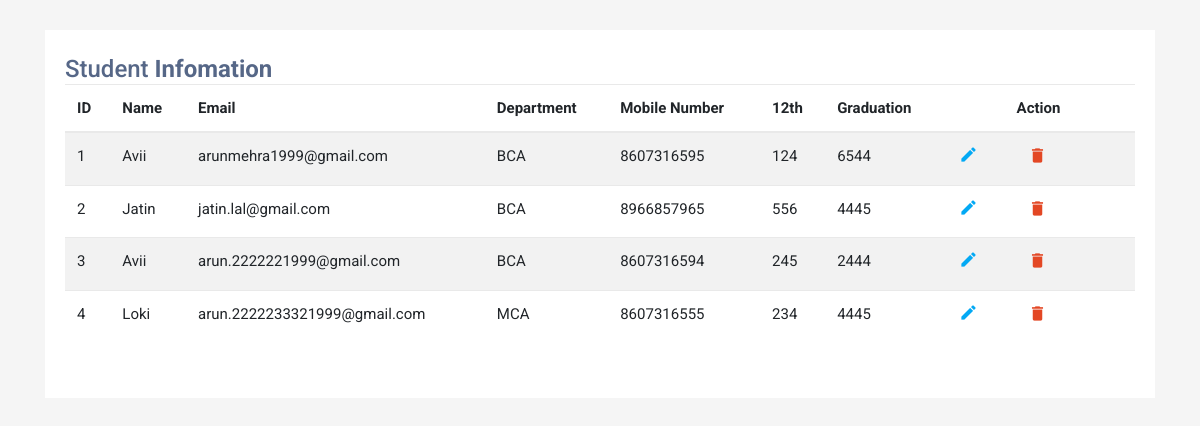
Page /view.php on the earlier database version.
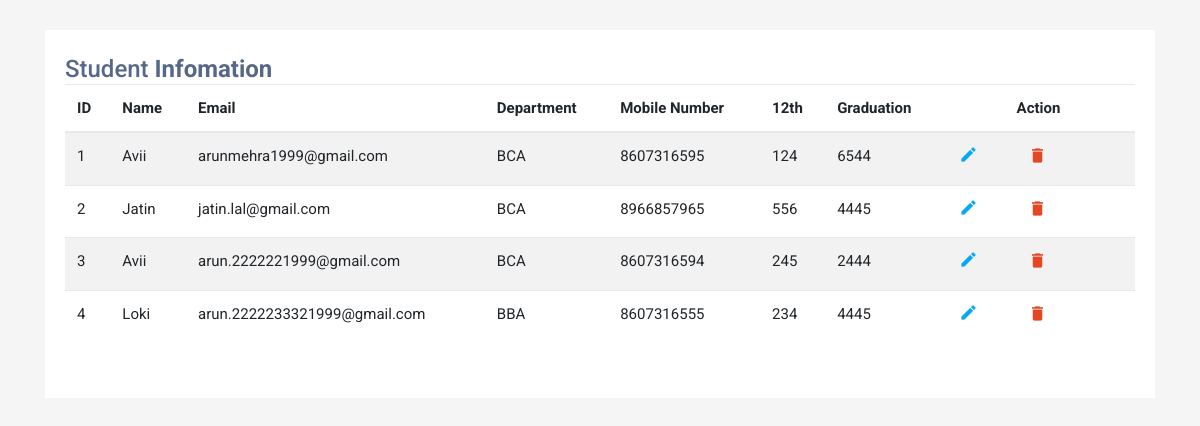
Same page on the later database version.
### tables this page shows
CREATE TABLE `users` (
  `id` mediumint(8) UNSIGNED NOT NULL,
  `name` varchar(100) NOT NULL,
  `department` varchar(100) NOT NULL,
  `phoneNumber` varchar(20) NOT NULL,
  `12th` smallint(5) UNSIGNED NOT NULL,
  `graduation` smallint(5) UNSIGNED NOT NULL,
  `email` varchar(100) NOT NULL,
  `password` varchar(30) NOT NULL,
  `type` varchar(30) NOT NULL DEFAULT 'student'
);

### view.php (the view, shortened to what this page needs)
<?php
$i = 1;
include './config/db_con.php';
$q = "SELECT * FROM users";
$result = $con->query($q);
?>
<!DOCTYPE html>
<html lang="en">
<head>
    <link rel="stylesheet" href="https://stackpath.bootstrapcdn.com/bootstrap/4.5.0/css/bootstrap.min.css">
    <link rel="stylesheet" href="https://maxcdn.bootstrapcdn.com/font-awesome/4.7.0/css/font-awesome.min.css">
    <link rel="stylesheet" href="table.css">
</head>
<body>
    <div class="container-xl">
        <div class="table-responsive">
            <div class="table-wrapper">
                <div class="table-title">
                    <div class="row">
                        <div class="col-sm-5">
                            <h2>Student <b>Infomation</b></h2>
                        </div>
                        <div class="col-sm-7" align="right">
                        </div>
                    </div>
                    <table class="table table-striped table-hover">
                        <thead>
                            <tr>
                                <th>ID</th>
                                <th>Name</th>
                                <th>Email</th>
                                <th>Department</th>
                                <th>Mobile Number</th>
                                <th>12th</th>
                                <th>Graduation</th>
                                <th colspan="2" class="text-center">Action</th>
                            </tr>
                        </thead>
                        <?php while ($row = $result->fetch_assoc()) { ?>
                            <tr>
                                <td><?php echo $i++; ?></td>
                                <td><?php echo $row['name']; ?></td>
                                <td><?php echo $row['email']; ?></td>
                                <td><?php echo $row['department']; ?></td>
                                <td><?php echo $row['phoneNumber']; ?></td>
                                <td><?php echo $row['12th']; ?></td>
                                <td><?php echo $row['graduation']; ?></td>
                                <td><a href="update.php?id=<?php echo  $row['id']; ?>" class="view" data-toggle="tooltip"><i class="material-icons">&#xE254;</i></a></td>
                                <td><button><a href="delete.php" class="delete" data-toggle="tootip"><i class="material-icons">&#xE872;</i></a></button></td>
                            </tr>
                        <?php } ?>
</body>
</html>

### table.css (style rules this page uses)
body { color: #566787; background: #f5f5f5; font-family: "Roboto", sans-serif; }
.table-responsive { margin: 30px 0; }
.table-wrapper { min-width: 1000px; background: #fff; padding: 20px; box-shadow: 0 1px 1px rgba(0, 0, 0, 0.05); }
.table-title { font-size: 15px; padding-bottom: 10px; margin: 0 0 10px; min-height: 45px; }
.table-title h2 { margin: 5px 0 0; font-size: 24px; }
table.table tr th, table.table tr td { border-color: #e9e9e9; }
table.table td:last-child { width: 130px; }
table.table td a { color: #a0a5b1; display: inline-block; margin: 0 5px; }
table.table td a.view { color: #03a9f4; }
table.table td a.delete { color: #e34724; }
table.table td i { font-size: 19px; }
button { background: transparent !important; border: none !important; border-radius: 0; }

Differences in the rows shown:
changed users "Loki": department "MCA" → "BBA"
